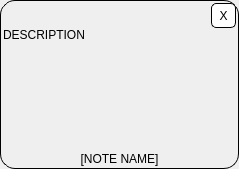
<?xml version="1.0" encoding="UTF-8"?>
<ui version="4.0">
 <class>LinkInDay</class>
 <widget class="QWidget" name="LinkInDay">
  <property name="geometry">
   <rect>
    <x>0</x>
    <y>0</y>
    <width>239</width>
    <height>169</height>
   </rect>
  </property>
  <property name="sizePolicy">
   <sizepolicy hsizetype="Fixed" vsizetype="Fixed">
    <horstretch>0</horstretch>
    <verstretch>0</verstretch>
   </sizepolicy>
  </property>
  <property name="minimumSize">
   <size>
    <width>100</width>
    <height>100</height>
   </size>
  </property>
  <property name="windowTitle">
   <string>Form</string>
  </property>
  <layout class="QVBoxLayout" name="verticalLayout" stretch="0">
   <property name="spacing">
    <number>0</number>
   </property>
   <property name="leftMargin">
    <number>0</number>
   </property>
   <property name="topMargin">
    <number>0</number>
   </property>
   <property name="rightMargin">
    <number>0</number>
   </property>
   <property name="bottomMargin">
    <number>0</number>
   </property>
   <item>
    <widget class="QFrame" name="frame">
     <property name="layoutDirection">
      <enum>Qt::LayoutDirection::RightToLeft</enum>
     </property>
     <property name="styleSheet">
      <string notr="true">border: 1px solid black; border-radius: 15px;</string>
     </property>
     <property name="frameShape">
      <enum>QFrame::Shape::StyledPanel</enum>
     </property>
     <property name="frameShadow">
      <enum>QFrame::Shadow::Raised</enum>
     </property>
     <layout class="QVBoxLayout" name="verticalLayout_2">
      <property name="spacing">
       <number>0</number>
      </property>
      <property name="leftMargin">
       <number>2</number>
      </property>
      <property name="topMargin">
       <number>2</number>
      </property>
      <property name="rightMargin">
       <number>2</number>
      </property>
      <property name="bottomMargin">
       <number>2</number>
      </property>
      <item>
       <widget class="QToolButton" name="DestroyButton">
        <property name="minimumSize">
         <size>
          <width>25</width>
          <height>25</height>
         </size>
        </property>
        <property name="styleSheet">
         <string notr="true">border: 1px solid black; border-radius: 5px; background: white;</string>
        </property>
        <property name="text">
         <string>X</string>
        </property>
       </widget>
      </item>
      <item>
       <widget class="QLabel" name="Description">
        <property name="sizePolicy">
         <sizepolicy hsizetype="Preferred" vsizetype="Preferred">
          <horstretch>0</horstretch>
          <verstretch>1</verstretch>
         </sizepolicy>
        </property>
        <property name="styleSheet">
         <string notr="true">border: 0px;</string>
        </property>
        <property name="text">
         <string>DESCRIPTION</string>
        </property>
        <property name="alignment">
         <set>Qt::AlignmentFlag::AlignLeading|Qt::AlignmentFlag::AlignLeft|Qt::AlignmentFlag::AlignTop</set>
        </property>
       </widget>
      </item>
      <item>
       <widget class="QPushButton" name="NoteLinkButton">
        <property name="minimumSize">
         <size>
          <width>0</width>
          <height>0</height>
         </size>
        </property>
        <property name="styleSheet">
         <string notr="true">border: 0px;</string>
        </property>
        <property name="text">
         <string>[NOTE NAME]</string>
        </property>
       </widget>
      </item>
     </layout>
    </widget>
   </item>
  </layout>
 </widget>
 <resources/>
 <connections/>
</ui>
